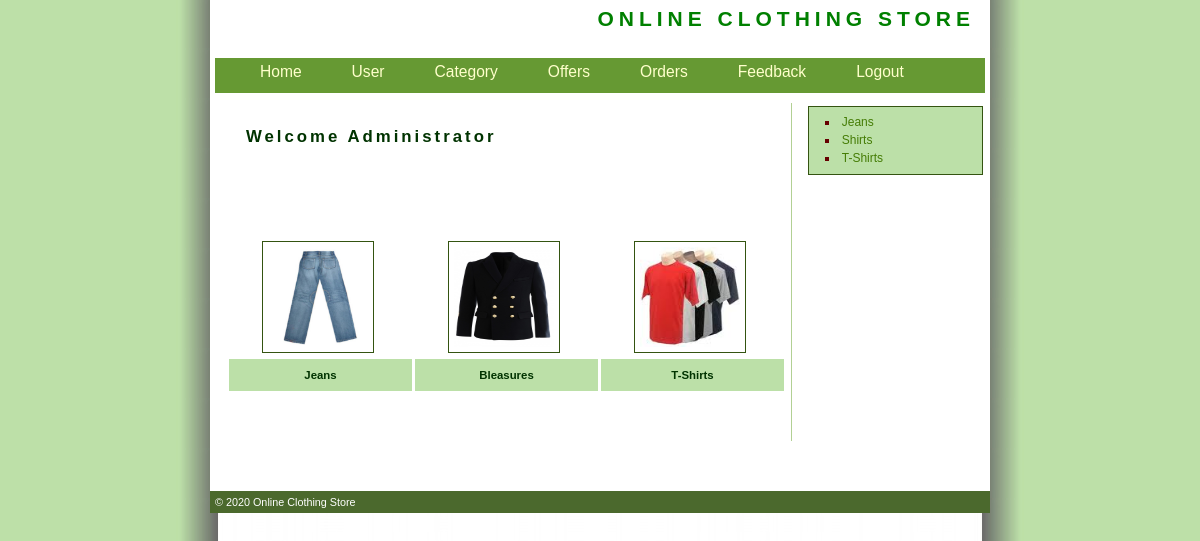
Page /Admin/Sample.php on the committed database.
### tables this page shows
CREATE TABLE `Category_Master` (
  `CategoryId` int(11) NOT NULL AUTO_INCREMENT,
  `CategoryName` varchar(200) NOT NULL,
  `Description` varchar(200) NOT NULL,
  `Image` varchar(100) NOT NULL,
  PRIMARY KEY (`CategoryId`)
);

### Admin/Sample.php (the view, shortened to what this page needs)
<!DOCTYPE html
  PUBLIC "-//W3C//DTD XHTML 1.0 Transitional//EN" "http://www.w3.org/TR/xhtml1/DTD/xhtml1-transitional.dtd">
<html xmlns="http://www.w3.org/1999/xhtml">
<head>
  <link href="style.css" rel="stylesheet" type="text/css" />
</head>
<body>
  <div id="wrapper">
    <?php
    include "Header.php";
    require "../Connections/shop.php";
    ?>
    <div id="content">
      <h2><span style="color:#003300"> Welcome Administrator </span></h2>
      <p align="justify">&nbsp;</p>
      <table width="100%" border="0" cellspacing="3" cellpadding="3">
        <tr>
          <td>&nbsp;</td>
          <td>&nbsp;</td>
          <td>&nbsp;</td>
        </tr>
        <tr>
          <td>
            <p><img src="img/Jeans.jpg" alt="box" width="100" height="100" hspace="10" align="left" class="imgleft"
                title="box" /></p>
          </td>
          <td>
            <p><img src="img/asd.jpg" alt="box" width="100" height="100" hspace="10" align="left" class="imgleft"
                title="box" /></p>
          </td>
          <td>
            <p><img src="img/images.jpg" alt="box" width="100" height="100" hspace="10" align="left" class="imgleft"
                title="box" /></p>
          </td>
        </tr>
        <tr>
          <td height="26" bgcolor="#BCE0A8">
            <div align="center" class="style9">Jeans</div>
          </td>
          <td bgcolor="#BCE0A8">
            <div align="center" class="style9">Bleasures</div>
          </td>
          <td bgcolor="#BCE0A8">
            <div align="center" class="style9">T-Shirts</div>
          </td>
        </tr>
      </table>
      <p>&nbsp;</p>
    </div>
    <div id="right-col">
      <div class="scroll">
        <ul class="side">
          <?php
          $sql = "select * from Category_Master";
          $result = mysqli_query($conn, $sql);
          while ($row = mysqli_fetch_array($result)) {
            $Id = $row['CategoryId'];
            $CategoryName = $row['CategoryName'];
            ?>
            <li><a href="Products.php?CategoryId=<?php echo $Id; ?>"><?php echo htmlspecialchars($CategoryName); ?></a></li>
            <?php
          }
          ?>
        </ul>
      </div>
    </div>
    <?php
    include "Footer.php";
    ?>
  </div>
</body>
</html>

### Customer/style.css (style rules this page uses)
body { margin : 0; padding : 0; text-align : left; font : 75% "Trebuchet MS", verdana, arial, sans-serif; line-height : 1.5em; background : #BCE0A8 url(img/bg.jpg) top center repeat-y; color : #000; }
#wrapper { position : relative; width : 780px; margin-right : auto; margin-left : auto; padding : 0; border : 0px solid green; background : #fff; }
#content { width : 560px; float : left; margin-top : 0; margin-left : 11px; padding : 5px; border-right : 1px solid #b2d094; }
#content p { padding : 0 20px; }
#right-col { width : 175px; margin : 5px 0 0 590px; border-left : 1px none #28460a; padding : 3px; }
div.scroll { height : auto; width : 160px; padding : 1ex; margin : 0 0 30px 5px; border : 1px solid #345411; background : #BCE0A8; color : #000; }
h2 { margin : 20px; font-size : 140%; letter-spacing : 3px; background : inherit; color : green; }
a:link, a:visited { text-decoration : none; background : inherit; color : #457C05; }
ul.side { list-style-type : square; padding : 0; margin : 0; background : inherit; color:#660000; }
.side li { padding-left : 0.2em; margin-left : 2em; color:#660000; }
.imgleft { float : left; border : 1px solid #345411; padding : 5px; margin-right : 15px; }

### rows in the picture
category_master: CategoryName "Jeans"
category_master: CategoryName "Shirts"
category_master: CategoryName "T-Shirts"
